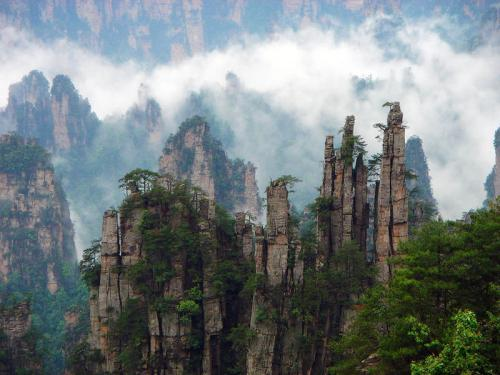
#> input picture python/contrib/cartoonGAN_picture/data/scenery.jpg, 500 x 375 px; its folder holds only this picture in this run
$ python segment_test.py ../../../../contrib/cartoonGAN_picture/data
#> lines starting #> are read from the running program, lines starting #| are printed output that depends on the picture
### python/level2_simple_inference/3_segmentation/fcn_pascal_pic/src/acl_model.py
"""
Copyright (R) @huawei.com, all rights reserved
-*- coding:utf-8 -*-
"""
import acl
import struct
import numpy as np
import datetime
from utils import *

class Model(object):
    def __init__(self, acl_resource, model_path):
        print("load model ", model_path)
        self.acl_resource = acl_resource
        self._run_mode = acl_resource.run_mode
        self.model_path = model_path    # string
        self.model_id = None            # pointer
        self.input_dataset = None
        self._input_num = 0
        self.output_dataset = None
        self._input_buffer = []
        self._output_info = []
        self.model_desc = None          # pointer when using
        self._init_resource()
        self._is_released = False
        acl_resource.register_resource(self)
        return

    # [20 lines left out: function __del__, not called in this run]

    def _init_resource(self):
        print("Init model resource")
        #load model file
        self.model_id, ret = acl.mdl.load_from_file(self.model_path)
        check_ret("acl.mdl.load_from_file", ret)
        self.model_desc = acl.mdl.create_desc()
        ret = acl.mdl.get_desc(self.model_desc, self.model_id)
        check_ret("acl.mdl.get_desc", ret)

        #get model output
        output_size = acl.mdl.get_num_outputs(self.model_desc)

        #create model output dataset
        self._gen_output_dataset(output_size)
        print("[Model] class Model init resource stage success")

        #get model output description
        self._get_output_desc(output_size)

        #create input buffer
        self._init_input_buffer()
        return SUCCESS

    # [40 lines left out: functions _get_output_desc, _gen_output_dataset, _init_input_buffer, not called in this run]

    def _gen_input_dataset(self, input_list):
        ret = SUCCESS
        if len(input_list) != self._input_num:
            print("Current input data num %d unequal to"
                  " model input num %d" % (len(input_list), self._input_num))
            return FAILED

        self.input_dataset = acl.mdl.create_dataset()
        for i in range(self._input_num):
            item = input_list[i]
            data, size = self._parse_input_data(item, i)
            if (data is None) or (size == 0):
                ret = FAILED
                print("The %d input is invalid" % (i))
                break

            dataset_buffer = acl.create_data_buffer(data, size)
            _, ret = acl.mdl.add_dataset_buffer(self.input_dataset,
                                                dataset_buffer)
            if ret:
                print("Add input dataset buffer failed")
                acl.destroy_data_buffer(self.input_dataset)
                ret = FAILED
                break
        if ret == FAILED:
            self._release_dataset(self.input_dataset)
        return ret

    # [44 lines left out: functions _parse_input_data, _copy_input_to_device, not called in this run]

    def execute(self, input_list):
        ret = self._gen_input_dataset(input_list)
        if ret == FAILED:
            print("Gen model input dataset failed")
            return None

        start = datetime.datetime.now()
        ret = acl.mdl.execute(self.model_id,
                              self.input_dataset,
                              self.output_dataset)
        if ret != ACL_ERROR_NONE:
            print("Execute model failed for acl.mdl.execute error ", ret)
            return None
        end = datetime.datetime.now()
        print("acl.mdl.execute exhaust ", end - start)
        self._release_dataset(self.input_dataset)
        self.input_dataset = None
        return self._output_dataset_to_numpy()

    # [54 lines left out: functions _output_dataset_to_numpy, _unpack_bytes_array, _release_dataset, not called in this run]

### python/level2_simple_inference/3_segmentation/fcn_pascal_pic/src/acl_resource.py
"""
Copyright (R) @huawei.com, all rights reserved
-*- coding:utf-8 -*-
"""
import acl

from utils import *

DICT_KEY_RESOURCE = "resource"
DICT_KEY_STATUS = "status"
DICT_VAL_REG = "register"
DICT_VAL_UNREG = "unregister"

class AclResource(object):
    def __init__(self, device_id=0):
#> (the call stopped at in init, `ret = acl.init()`: acl is not available in this run)
#> (the call stopped at in _init_resource, `self.model_id, ret = acl.mdl.load_from_file(self.model_path)`: acl is not available in this run)
        self.device_id = device_id
        self.context = None
        self.stream = None
        self.run_mode = None
        self.other_resource_list = []

    def init(self):
        print("[Sample] init resource stage:")
        ret = acl.init()
        check_ret("acl.rt.set_device", ret)

        ret = acl.rt.set_device(self.device_id)
        check_ret("acl.rt.set_device", ret)

        self.context, ret = acl.rt.create_context(self.device_id)
        check_ret("acl.rt.create_context", ret)

        self.stream, ret = acl.rt.create_stream()
        check_ret("acl.rt.create_stream", ret)

        self.run_mode, ret = acl.rt.get_run_mode()
        check_ret("acl.rt.get_run_mode", ret)

        print("Init resource success")
        return

    def register_resource(self, resource):
        self.other_resource_list.append({DICT_KEY_RESOURCE:resource,
                                         DICT_KEY_STATUS:DICT_VAL_REG})
        return

    # [22 lines left out: functions unregister_resource, __del__, not called in this run]

### python/level2_simple_inference/3_segmentation/fcn_pascal_pic/src/segment_test.py
#!/usr/bin/env python
# encoding: utf-8
import sys
import os
import acl
import numpy as np

import time
from PIL import Image, ImageDraw, ImageFont
from constants import *
from acl_model import Model
from acl_resource import AclResource
import vis

INPUT_DIR = './data/'
OUTPUT_DIR = './out/'
SRC_PATH = os.path.realpath(__file__).rsplit("/", 1)[0]
MODEL_PATH = os.path.join(SRC_PATH, "../model/fcn-8s.om")
MODEL_WIDTH = 500
MODEL_HEIGHT = 500

def pre_process( picPath):
    origin_img = Image.open(picPath)
#> origin_img is the input picture: PIL image 500x375 RGB; mean R, G, B 117.1, 125.8, 126.8
    rgb_img =origin_img.resize((MODEL_WIDTH, MODEL_HEIGHT))
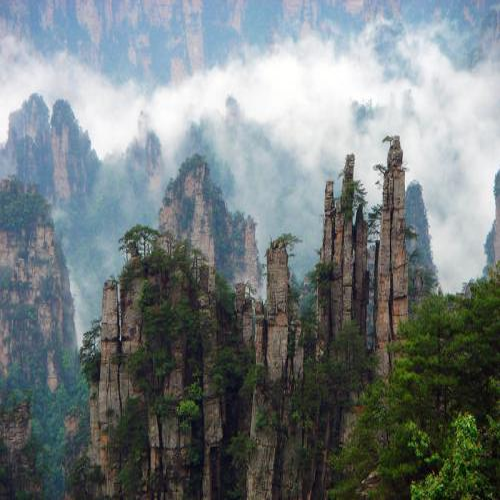
#> rgb_img: PIL image 500x500 RGB; mean R, G, B 117.1, 125.8, 126.8
    in_ = np.array(rgb_img, dtype=np.float32)
    in_ = in_[:,:,::-1]
    in_ -= np.array((104.00698793, 116.66876762, 122.67891434))
    in_ = in_.transpose((2,0,1)).copy()
    return origin_img, in_

def post_process(infer_output, image_file, origin_img):
    print("post process")
    data = infer_output[0]
    data = np.squeeze(data)
    prediction = data.argmax(axis = 0).astype(np.uint8)
    voc_palette = vis.make_palette(21)
    out_im = Image.fromarray(vis.color_seg(prediction, voc_palette))
    out_im2 =out_im.resize((origin_img.width, origin_img.height))
    output_path = os.path.join(os.path.join(SRC_PATH, "../outputs/"),'out_'+ os.path.basename(image_file))
    output_path2 = os.path.join(os.path.join(SRC_PATH, "../outputs/"),'outvis_'+ os.path.basename(image_file))
    out_im2.save(output_path)

    in_ = np.array(origin_img, dtype=np.uint8)
    # [5 lines of commented-out code are left out]
    return SUCCESS


def main():
    if (len(sys.argv) != 2):
        print("The App arg is invalid")
        exit(1)

    acl_resource = AclResource()
    acl_resource.init()

    if not os.path.isdir(os.path.join(SRC_PATH, "../outputs")):
        os.mkdir(os.path.join(SRC_PATH, "../outputs"))

    image_dir = sys.argv[1]
    images_list = [os.path.join(image_dir, img)
                   for img in os.listdir(image_dir)
                   if os.path.splitext(img)[1] in IMG_EXT]
    model = Model(acl_resource, MODEL_PATH)

    for image_file in images_list:
        origin_img, resized_image = pre_process(image_file)
        print("pre process end")

        result = model.execute([resized_image,])
#| Current input data num 1 unequal to model input num 0
#> in execute, `ret = self._gen_input_dataset(input_list)`: ret = 1
        print("Inference  end")

        result_img_encode = post_process(result, image_file, origin_img)
        print("post process  end")
    return result_img_encode

if __name__ == '__main__':
#> (the run stopped early here; a loop or call above may not have finished)
